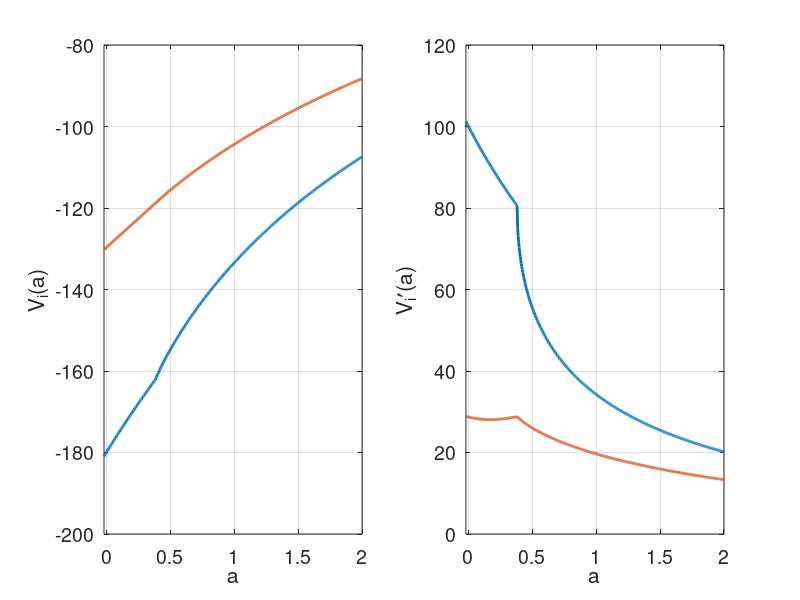
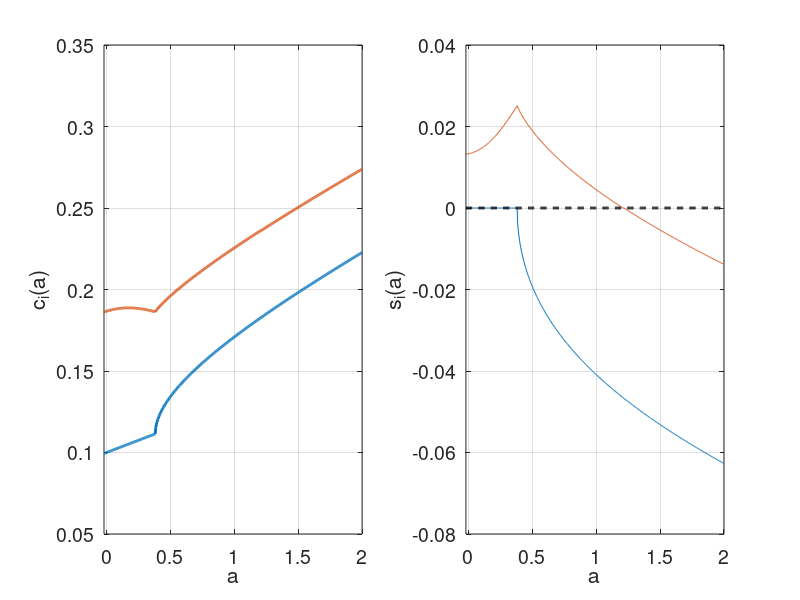

The MATLAB script that drew these images, in order:
%Optimized for speed by SeHyoun Ahn

clear all; clc;

tic;

s = 2; %CRRA utility with parameter s
r = 0.03; %interest rate
% s = 0.5;
% r = 0.045;
rho = 0.05; %discount rate
z1 = .1;
z2 = .2;
z = [z1,z2];
la1 = 0.02;
la2 = 0.03;
la = [la1,la2];


I=500;
amin = -0.02; %borrowing constraint
amax = 2;
a = linspace(amin,amax,I)';
da = (amax-amin)/(I-1);

aa = [a,a];
zz = ones(I,1)*z;

%b(a) and omega(a) functions
%it doesn't really matter what these are except for which a's is b(a)=0
omega = ones(I,2);
i_crit = 100;
omega(1:i_crit,:) = 0;
%bb = omega.*aa;
%bmin = 0;

fraction = 1;
liqinc = zz + fraction*r.*aa;

maxit= 100;
crit = 10^(-6);
Delta = 1000;

dVf = zeros(I,2);
dVb = zeros(I,2);
c = zeros(I,2);

Aswitch = [-speye(I)*la(1),speye(I)*la(1);speye(I)*la(2),-speye(I)*la(2)];

%INITIAL GUESS
v0(:,1) = (z(1) + r.*a).^(1-s)/(1-s)/rho;
v0(:,2) = (z(2) + r.*a).^(1-s)/(1-s)/rho;

% z_ave = la2/(la1+la2)*z(1) + la1/(la1+la2)*z(2);
% v0(:,1) = (z_ave + r.*a).^(1-s)/(1-s)/rho;
% v0(:,2) = (z_ave + r.*a).^(1-s)/(1-s)/rho;

v = v0;

for n=1:maxit
    V = v;
    V_n(:,:,n)=V;
    % forward difference
    dVf(1:I-1,:) = (V(2:I,:)-V(1:I-1,:))/da;
    dVf(I,:) = (z + r.*amax).^(-s); %will never be used, but impose state constraint a<=amax just in case
    % backward difference
    dVb(i_crit+1:I,:) = (V(i_crit+1:I,:)-V(i_crit:I-1,:))/da;
    dVb(1:i_crit,:) = (z + r.*a(1:i_crit)).^(-s); %state constraint boundary condition
        
    %consumption and savings with forward difference
    cf = dVf.^(-1/s);
%     cf(1:i_crit,:) = min(cf(1:i_crit,:),liqinc(1:i_crit,:));
    ssf = zz + r.*aa - cf;
    Hf = cf.^(1-s)/(1-s) + dVf.*ssf;
    %consumption and savings with backward difference
    cb = dVb.^(-1/s);
%     cb(1:i_crit,:) = min(cb(1:i_crit,:),liqinc(1:i_crit,:));
    ssb = zz + r.*aa - cb;
    Hb = cb.^(1-s)/(1-s) + dVb.*ssb;
    %consumption and derivative of value function at steady state
    c0 = zz + r.*aa;
    dV0 = c0.^(-s);
    
    % makes a choice of forward or backward differences based on the sign of the drift    
    Ineither = (1-(ssf>0)) .* (1-(ssb<0));
    Iunique = (ssb<0).*(1-(ssf>0)) + (1-(ssb<0)).*(ssf>0);
    Iboth = (ssb<0).*(ssf>0);
    Ib = Iunique.*(ssb<0) + Iboth.*(Hb>=Hf);
    If = Iunique.*(ssf>0) + Iboth.*(Hf>=Hb);
    I0 = Ineither;
    
    c = cf.*If + cb.*Ib + c0.*I0; %important to include third term
    u = c.^(1-s)/(1-s);
    
    %CONSTRUCT MATRIX
    X = - Ib.*ssb/da;
    Y = - If.*ssf/da + Ib.*ssb/da;
    Z = If.*ssf/da;
    
    A1=spdiags(Y(:,1),0,I,I)+spdiags(X(2:I,1),-1,I,I)+spdiags([0;Z(1:I-1,1)],1,I,I);
    A2=spdiags(Y(:,2),0,I,I)+spdiags(X(2:I,2),-1,I,I)+spdiags([0;Z(1:I-1,2)],1,I,I);
    A = [A1,sparse(I,I);sparse(I,I),A2] + Aswitch;
    B = (rho + 1/Delta)*speye(2*I) - A;
    
    u_stacked = [u(:,1);u(:,2)];
    V_stacked = [V(:,1);V(:,2)];
    
    b = u_stacked + V_stacked/Delta;
    V_stacked = B\b; %SOLVE SYSTEM OF EQUATIONS
    
    V = [V_stacked(1:I),V_stacked(I+1:2*I)];
    
    Vchange = V - v;
    v = V;

    dist(n) = max(max(abs(Vchange)));
    if dist(n)<crit
        disp('Value Function Converged, Iteration = ')
        disp(n)
        break
    end
end
toc;

dV = dVf.*If + dVb.*Ib + dV0.*I0;

% Graphs
set(gca,'FontSize',14)
plot(dist,'LineWidth',2)
grid
xlabel('Iteration')
ylabel('||V^{n+1} - V^n||')

% Verr = c.^(1-s)/(1-s) + dV_Upwind.*(zz + r.*aa - c) + ones(I,1)*la.*(V_switch - V) - rho.*V;
% 
% set(gca,'FontSize',14)
% plot(a,Verr,'LineWidth',2)
% grid
% xlabel('k')
% ylabel('Error in HJB Equation')
% xlim([amin amax])

adot = zz + r.*aa - c;

figure(1)
subplot(1,2,1)
plot(a,V,'LineWidth',2)
set(gca,'FontSize',14)
grid
xlabel('a')
ylabel('V_i(a)')
xlim([amin amax])

subplot(1,2,2)
plot(a,dV,'LineWidth',2)
set(gca,'FontSize',14)
grid
xlabel('a')
ylabel('V_i\prime(a)')
xlim([amin amax])
print -depsc value_function.eps

figure(2)
subplot(1,2,1)
plot(a,c,'LineWidth',2)
set(gca,'FontSize',14)
grid
xlabel('a')
ylabel('c_i(a)')
xlim([amin amax])

subplot(1,2,2)
plot(a,adot,a,zeros(1,I),'k--','LineWidth',2)
set(gca,'FontSize',14)
grid
xlabel('a')
ylabel('s_i(a)')
xlim([amin amax])
print -depsc policy_functions.eps